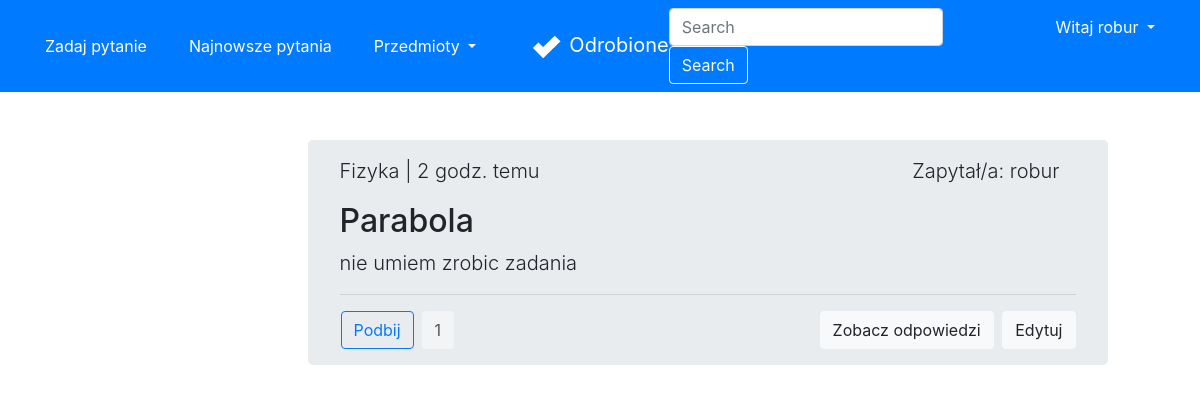
Page /my (signed in) on the committed database.
### accounts/models.py (models this page shows)
class User(AbstractUser):
    email = models.EmailField(_('email address'), unique=True)

### forum/models.py (models this page shows, shortened)
class Question(Model):
    title = CharField(max_length=300)
    desc = TextField()
    image = ImageField(upload_to='images/', blank=True)
    createDate = DateTimeField(auto_now_add=True)
    user = ForeignKey(User, on_delete=CASCADE)
    schools = [
        ('', 'Wybierz szkołę'),
        ('ps', 'Szkoła Podstawowa'),
        ('ms', 'Szkoła Średnia'),
        ('cl', 'Studia'),
    ]
    school = CharField(max_length=2, choices=schools,
                       default='')
    subjects = [
        ('', 'Wybierz przedmiot'),
        ('mat', 'Matematyka'),
        ('fiz', 'Fizyka'),
        ('inf', 'Informatyka'),
        ('pol', 'Język Polski'),
        ('ang', 'Język Angielski'),
        ('nmc', 'Język Niemiecki'),
        ('his', 'Historia'),
        ('bio', 'Biologia'),
        ('che', 'Chemia'),
        ('geo', 'Geografia'),
    ]
    subject = CharField(max_length=3, choices=subjects,
                        default='')
    likes = ManyToManyField(User, related_name='likes', blank=True)
    def total_likes(self):
        return self.likes.count()
    def display_time(self):
        mytimezone = timezone.utc
        now = datetime.now(mytimezone)
        diff = (now - self.createDate).days
        if diff == 0:
            if str(now - self.createDate).split(":")[0] == "0":
                if now.hour == self.createDate.hour and now.minute - self.createDate.minute != 0:
                    return str(now.minute - self.createDate.minute)+" min. temu"
                if now.minute - self.createDate.minute != 0:
                    return str(now - self.createDate).split(":")[1]+" min. temu"
                else:
                    return "teraz"
            else:
                return str(now - self.createDate).split(":")[0] + " godz. temu"
        else:
            if diff == 1:
                return str(diff)+" dzień temu"
            else:
                return str(diff)+" dni temu"
    def display_subject(self):
        mySubjects = {'mat': 'Matematyka', 'fiz': 'Fizyka', 'inf': 'Informatyka',
                      'pol': 'Język Polski', 'ang': 'Język Angielski', 'nmc': 'Język Niemiecki',
                      'his': 'Historia', 'bio': 'Biologia', 'che': 'Chemia', 'geo': 'Geografia'}
        return mySubjects[self.subject]

### forum/views.py (the view)
# urls.py: path('my', views.my, name='my'),
def my(request):
    questions = Question.objects.filter(
        user=request.user).order_by("-createDate")
    return render(request, 'forum/my.html', {'questions': questions})

### forum/templates/forum/my.html (shortened to what this page needs)
{% extends 'forum/base.html' %}
{% block content %}
<div class="row justify-content-center">
    <div class="col-md-6">
        <br>
        <br>
        {% for question in questions %}
        <div class="jumbotron py-3" style="height: fit-content; width: 800px;">
            <div class="row">
                <div class="col text-left">
                    <p class="lead">{{question.display_subject}} | {{question.display_time}}</p>
                </div>
                <div class="col text-right mr-3">
                    <p class="lead">Zapytał/a: {{question.user}}</p>
                </div>
            </div>
            <h2 class="display">{{question.title}}</h2>
            <p class="lead">{{question.desc|truncatechars:100}}</p>
            <hr class="my-2">
            <div class="row mt-3">
                <div class="col content-left">
                    <div class="row">
                        <form action="{% url 'like' question.id %}" method="POST">
                            {% if question.is_liked %}
                            <button type="submit" class="btn btn-primary ml-3">Podbij</button>
                            {% else %}
                            <button type="submit" class="btn btn-outline-primary ml-3">Podbij</button>
                            {% endif %}
                        </form>
                        <a class="btn btn-light disabled ml-2" style="color: black;" href="#"
                            role="button">{{question.total_likes}}</a>
                    </div>
                </div>
                <div class="col text-right">
                    <a class="btn btn-light mr-1" href="{% url 'detail' question.id %}" role="button">Zobacz
                        odpowiedzi</a>
                    <a class="btn btn-light" href="{% url 'myDetail' question.id %}" role="button">Edytuj</a>
                </div>
            </div>
        </div>
        {% endfor %}
    </div>
</div>
{% endblock content %}

### forum/templates/forum/base.html (shortened to what this page needs)
<!doctype html>
<html lang="pl">
{% load static %}
<head>
    <link rel="stylesheet" href="https://maxcdn.bootstrapcdn.com/bootstrap/4.0.0/css/bootstrap.min.css"
>
</head>
<body>
    <nav class="navbar navbar-expand-md navbar-dark bg-primary">
        <div class="navbar-collapse collapse w-100 order-1 order-md-0 dual-collapse2">
            <ul class="navbar-nav mr-auto">
                <li class="nav-item active">
                    <a href="{% url 'create' %}" class="btn btn-primary mx-3">Zadaj pytanie</a>
                </li>
                <li class="nav-item">
                    <a href="{% url 'latest' %}" class="btn btn-primary mr-3">Najnowsze pytania</a>
                </li>
                <li class="nav-item">
                    <div class="dropdown mr-3">
                        <a class="btn btn-primary dropdown-toggle" href="#" role="button" id="dropdownMenuLink"
                            data-toggle="dropdown" aria-haspopup="true" aria-expanded="false">
                            Przedmioty
                        </a>
                    </div>
                </li>
            </ul>
        </div>
        <div class="mx-auto order-0">
            <a class="navbar-brand mx-auto" href="{% url 'home' %}"><img class="img-responsive mr-2"
                    src="{% static 'forum/logo.png' %}" height="30px" width="30px">Odrobione</a>
        </div>
        <div class="navbar-collapse collapse w-100 order-3 dual-collapse2">
            <ul class="navbar-nav ml-auto">
                <li class="nav-item">
                    <form class="form-inline">
                        <input class="form-control mr-sm-2" type="search" placeholder="Search" aria-label="Search">
                        <button class="btn btn-outline-light my-2 my-sm-0" type="submit">Search</button>
                    </form>
                </li>
                {% if user.is_authenticated %}
                <li class="nav-item">
                    <div class="btn-group mx-3 ">
                        <button type="button" class="btn btn-primary dropdown-toggle" data-toggle="dropdown"
                            aria-haspopup="true" aria-expanded="false">
                            Witaj {{user}}
                        </button>
                    </div>
                </li>
                {% endif %}
            </ul>
        </div>
    </nav>
    {% block content %}{% endblock content %}
</body>
</html>

### rows in the picture
User: username "robur"
Question: display_subject "Fizyka", display_time "2 godz. temu", user "robur", title "Parabola", desc "nie umiem zrobic zadania", total_likes "1"
